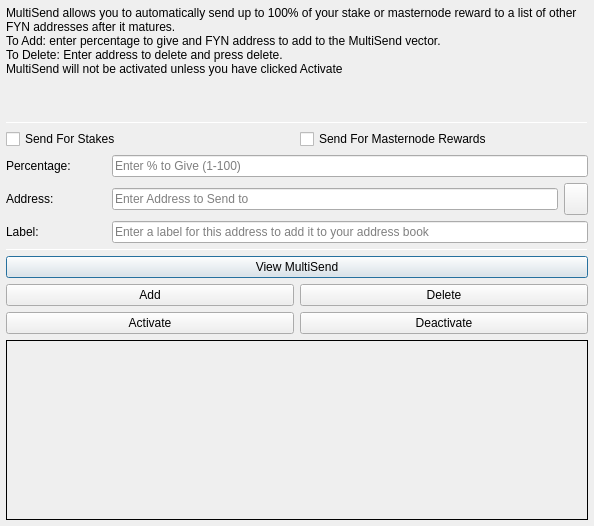
<?xml version="1.0" encoding="UTF-8"?>
<ui version="4.0">
 <class>MultiSendDialog</class>
 <widget class="QDialog" name="MultiSendDialog">
  <property name="windowModality">
   <enum>Qt::NonModal</enum>
  </property>
  <property name="geometry">
   <rect>
    <x>0</x>
    <y>0</y>
    <width>594</width>
    <height>526</height>
   </rect>
  </property>
  <property name="windowTitle">
   <string>MultiSend</string>
  </property>
  <layout class="QVBoxLayout" name="verticalLayout" stretch="0">
   <property name="leftMargin">
    <number>6</number>
   </property>
   <property name="topMargin">
    <number>6</number>
   </property>
   <property name="rightMargin">
    <number>6</number>
   </property>
   <property name="bottomMargin">
    <number>6</number>
   </property>
   <item>
    <layout class="QVBoxLayout" name="verticalLayout_Main" stretch="1,1,1,0,1,1,1">
     <item>
      <widget class="QLabel" name="label_2">
       <property name="lineWidth">
        <number>1</number>
       </property>
       <property name="text">
        <string>MultiSend allows you to automatically send up to 100% of your stake or masternode reward to a list of other FYN addresses after it matures.
To Add: enter percentage to give and FYN address to add to the MultiSend vector.
To Delete: Enter address to delete and press delete.
MultiSend will not be activated unless you have clicked Activate</string>
       </property>
       <property name="alignment">
        <set>Qt::AlignLeading|Qt::AlignLeft|Qt::AlignTop</set>
       </property>
       <property name="wordWrap">
        <bool>true</bool>
       </property>
      </widget>
     </item>
     <item>
      <widget class="Line" name="line">
       <property name="minimumSize">
        <size>
         <width>0</width>
         <height>1</height>
        </size>
       </property>
       <property name="maximumSize">
        <size>
         <width>16777215</width>
         <height>1</height>
        </size>
       </property>
       <property name="orientation">
        <enum>Qt::Horizontal</enum>
       </property>
      </widget>
     </item>
     <item>
      <layout class="QVBoxLayout" name="verticalLayout_Settings">
       <item>
        <layout class="QHBoxLayout" name="horizontalLayout">
         <item>
          <widget class="QCheckBox" name="multiSendStakeCheckBox">
           <property name="text">
            <string>Send For Stakes</string>
           </property>
          </widget>
         </item>
         <item>
          <widget class="QCheckBox" name="multiSendMasternodeCheckBox">
           <property name="text">
            <string>Send For Masternode Rewards</string>
           </property>
          </widget>
         </item>
        </layout>
       </item>
       <item>
        <layout class="QHBoxLayout" name="horizontalLayout_6">
         <item>
          <widget class="QLabel" name="label">
           <property name="minimumSize">
            <size>
             <width>100</width>
             <height>0</height>
            </size>
           </property>
           <property name="toolTip">
            <string>Percentage of stake to send</string>
           </property>
           <property name="text">
            <string>Percentage:</string>
           </property>
          </widget>
         </item>
         <item>
          <widget class="QLineEdit" name="multiSendPercentEdit">
           <property name="toolTip">
            <string>Enter whole numbers 1 - 100</string>
           </property>
           <property name="placeholderText">
            <string>Enter % to Give (1-100)</string>
           </property>
          </widget>
         </item>
        </layout>
       </item>
       <item>
        <layout class="QHBoxLayout" name="horizontalLayout_7">
         <item>
          <widget class="QLabel" name="label_5">
           <property name="minimumSize">
            <size>
             <width>100</width>
             <height>0</height>
            </size>
           </property>
           <property name="toolTip">
            <string>Address to send portion of stake to</string>
           </property>
           <property name="text">
            <string>Address:</string>
           </property>
          </widget>
         </item>
         <item>
          <widget class="QLineEdit" name="multiSendAddressEdit">
           <property name="toolTip">
            <string/>
           </property>
           <property name="placeholderText">
            <string>Enter Address to Send to</string>
           </property>
          </widget>
         </item>
         <item>
          <widget class="QToolButton" name="addressBookButton">
           <property name="maximumSize">
            <size>
             <width>16777215</width>
             <height>32</height>
            </size>
           </property>
           <property name="toolTip">
            <string>Choose an address from the address book</string>
           </property>
           <property name="text">
            <string/>
           </property>
           <property name="icon">
            <iconset resource="../fyn.qrc">
             <normaloff>:/icons/address-book</normaloff>:/icons/address-book</iconset>
           </property>
           <property name="shortcut">
            <string>Alt+A</string>
           </property>
          </widget>
         </item>
        </layout>
       </item>
      </layout>
     </item>
     <item>
      <layout class="QHBoxLayout" name="horizontalLayout_3">
       <item>
        <widget class="QLabel" name="label_3">
         <property name="minimumSize">
          <size>
           <width>100</width>
           <height>0</height>
          </size>
         </property>
         <property name="text">
          <string>Label:</string>
         </property>
        </widget>
       </item>
       <item>
        <widget class="QLineEdit" name="labelAddressLabelEdit">
         <property name="placeholderText">
          <string>Enter a label for this address to add it to your address book</string>
         </property>
        </widget>
       </item>
      </layout>
     </item>
     <item>
      <widget class="Line" name="line_2">
       <property name="minimumSize">
        <size>
         <width>0</width>
         <height>1</height>
        </size>
       </property>
       <property name="maximumSize">
        <size>
         <width>16777215</width>
         <height>1</height>
        </size>
       </property>
       <property name="orientation">
        <enum>Qt::Horizontal</enum>
       </property>
      </widget>
     </item>
     <item>
      <layout class="QVBoxLayout" name="verticalLayout_Buttons">
       <item>
        <layout class="QHBoxLayout" name="horizontalLayout_4">
         <item>
          <widget class="QPushButton" name="viewButton">
           <property name="toolTip">
            <string/>
           </property>
           <property name="statusTip">
            <string>View MultiSend Vector</string>
           </property>
           <property name="text">
            <string>View MultiSend</string>
           </property>
          </widget>
         </item>
        </layout>
       </item>
       <item>
        <layout class="QHBoxLayout" name="horizontalLayout_2">
         <item>
          <widget class="QPushButton" name="addButton">
           <property name="toolTip">
            <string/>
           </property>
           <property name="statusTip">
            <string>Add to MultiSend Vector</string>
           </property>
           <property name="text">
            <string>Add</string>
           </property>
          </widget>
         </item>
         <item>
          <widget class="QPushButton" name="deleteButton">
           <property name="toolTip">
            <string/>
           </property>
           <property name="statusTip">
            <string>Delete Address From MultiSend Vector</string>
           </property>
           <property name="text">
            <string>Delete</string>
           </property>
          </widget>
         </item>
        </layout>
       </item>
       <item>
        <layout class="QHBoxLayout" name="horizontalLayout_5">
         <item>
          <widget class="QPushButton" name="activateButton">
           <property name="statusTip">
            <string>Activate MultiSend</string>
           </property>
           <property name="text">
            <string>Activate</string>
           </property>
          </widget>
         </item>
         <item>
          <widget class="QPushButton" name="disableButton">
           <property name="statusTip">
            <string>Deactivate MultiSend</string>
           </property>
           <property name="text">
            <string>Deactivate</string>
           </property>
          </widget>
         </item>
        </layout>
       </item>
      </layout>
     </item>
     <item>
      <widget class="QLabel" name="message">
       <property name="minimumSize">
        <size>
         <width>0</width>
         <height>180</height>
        </size>
       </property>
       <property name="frameShape">
        <enum>QFrame::Panel</enum>
       </property>
       <property name="frameShadow">
        <enum>QFrame::Plain</enum>
       </property>
       <property name="lineWidth">
        <number>1</number>
       </property>
       <property name="midLineWidth">
        <number>1</number>
       </property>
       <property name="text">
        <string/>
       </property>
       <property name="alignment">
        <set>Qt::AlignLeading|Qt::AlignLeft|Qt::AlignTop</set>
       </property>
       <property name="wordWrap">
        <bool>true</bool>
       </property>
      </widget>
     </item>
    </layout>
   </item>
  </layout>
 </widget>
 <resources>
  <include location="../fyn.qrc"/>
 </resources>
 <connections/>
</ui>
